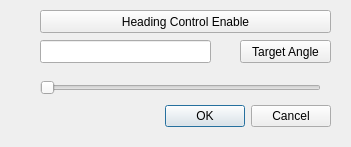
<?xml version="1.0" encoding="UTF-8"?>
<ui version="4.0">
 <class>Dialog</class>
 <widget class="QDialog" name="Dialog">
  <property name="geometry">
   <rect>
    <x>0</x>
    <y>0</y>
    <width>351</width>
    <height>147</height>
   </rect>
  </property>
  <property name="windowTitle">
   <string>Dialog</string>
  </property>
  <widget class="QDialogButtonBox" name="buttonBox">
   <property name="geometry">
    <rect>
     <x>-10</x>
     <y>100</y>
     <width>341</width>
     <height>32</height>
    </rect>
   </property>
   <property name="orientation">
    <enum>Qt::Horizontal</enum>
   </property>
   <property name="standardButtons">
    <set>QDialogButtonBox::Cancel|QDialogButtonBox::Ok</set>
   </property>
  </widget>
  <widget class="QPushButton" name="pushButton_Enable_Heading_Control">
   <property name="geometry">
    <rect>
     <x>40</x>
     <y>10</y>
     <width>291</width>
     <height>23</height>
    </rect>
   </property>
   <property name="text">
    <string>Heading Control Enable</string>
   </property>
  </widget>
  <widget class="QPushButton" name="pushButton_Target_Angle">
   <property name="geometry">
    <rect>
     <x>240</x>
     <y>40</y>
     <width>91</width>
     <height>23</height>
    </rect>
   </property>
   <property name="text">
    <string>Target Angle</string>
   </property>
  </widget>
  <widget class="QLineEdit" name="lineEdit_Target_Angle">
   <property name="geometry">
    <rect>
     <x>40</x>
     <y>40</y>
     <width>171</width>
     <height>23</height>
    </rect>
   </property>
  </widget>
  <widget class="QSlider" name="horizontalSlider_Car_Speed">
   <property name="geometry">
    <rect>
     <x>40</x>
     <y>80</y>
     <width>281</width>
     <height>16</height>
    </rect>
   </property>
   <property name="orientation">
    <enum>Qt::Horizontal</enum>
   </property>
  </widget>
 </widget>
 <resources/>
 <connections>
  <connection>
   <sender>buttonBox</sender>
   <signal>accepted()</signal>
   <receiver>Dialog</receiver>
   <slot>accept()</slot>
   <hints>
    <hint type="sourcelabel">
     <x>248</x>
     <y>254</y>
    </hint>
    <hint type="destinationlabel">
     <x>157</x>
     <y>274</y>
    </hint>
   </hints>
  </connection>
  <connection>
   <sender>buttonBox</sender>
   <signal>rejected()</signal>
   <receiver>Dialog</receiver>
   <slot>reject()</slot>
   <hints>
    <hint type="sourcelabel">
     <x>316</x>
     <y>260</y>
    </hint>
    <hint type="destinationlabel">
     <x>286</x>
     <y>274</y>
    </hint>
   </hints>
  </connection>
 </connections>
</ui>
